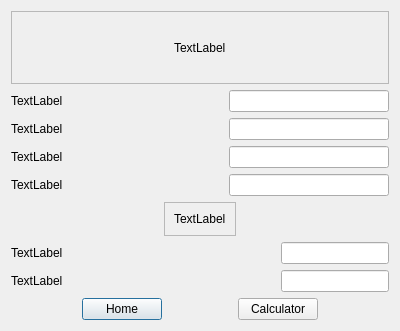
<?xml version="1.0" encoding="UTF-8"?>
<ui version="4.0">
 <class>Rpm</class>
 <widget class="QDialog" name="Rpm">
  <property name="geometry">
   <rect>
    <x>0</x>
    <y>0</y>
    <width>400</width>
    <height>331</height>
   </rect>
  </property>
  <property name="windowTitle">
   <string>Dialog</string>
  </property>
  <layout class="QVBoxLayout" name="verticalLayout_3">
   <item>
    <widget class="QFrame" name="frame_2">
     <property name="frameShape">
      <enum>QFrame::Shape::StyledPanel</enum>
     </property>
     <property name="frameShadow">
      <enum>QFrame::Shadow::Raised</enum>
     </property>
     <layout class="QVBoxLayout" name="verticalLayout_4">
      <item alignment="Qt::AlignmentFlag::AlignHCenter">
       <widget class="QLabel" name="label_8">
        <property name="text">
         <string>TextLabel</string>
        </property>
       </widget>
      </item>
     </layout>
    </widget>
   </item>
   <item>
    <layout class="QVBoxLayout" name="verticalLayout">
     <property name="bottomMargin">
      <number>0</number>
     </property>
     <item>
      <layout class="QHBoxLayout" name="horizontalLayout_2">
       <item>
        <widget class="QLabel" name="label">
         <property name="text">
          <string>TextLabel</string>
         </property>
        </widget>
       </item>
       <item>
        <spacer name="horizontalSpacer_4">
         <property name="orientation">
          <enum>Qt::Orientation::Horizontal</enum>
         </property>
         <property name="sizeHint" stdset="0">
          <size>
           <width>40</width>
           <height>20</height>
          </size>
         </property>
        </spacer>
       </item>
       <item>
        <widget class="QLineEdit" name="lineEdit"/>
       </item>
      </layout>
     </item>
     <item>
      <layout class="QHBoxLayout" name="horizontalLayout_3">
       <item>
        <widget class="QLabel" name="label_2">
         <property name="text">
          <string>TextLabel</string>
         </property>
        </widget>
       </item>
       <item>
        <spacer name="horizontalSpacer_5">
         <property name="orientation">
          <enum>Qt::Orientation::Horizontal</enum>
         </property>
         <property name="sizeHint" stdset="0">
          <size>
           <width>40</width>
           <height>20</height>
          </size>
         </property>
        </spacer>
       </item>
       <item>
        <widget class="QLineEdit" name="lineEdit_2">
         <property name="sizePolicy">
          <sizepolicy hsizetype="MinimumExpanding" vsizetype="Fixed">
           <horstretch>0</horstretch>
           <verstretch>0</verstretch>
          </sizepolicy>
         </property>
        </widget>
       </item>
      </layout>
     </item>
     <item>
      <layout class="QHBoxLayout" name="horizontalLayout_4">
       <item>
        <widget class="QLabel" name="label_3">
         <property name="text">
          <string>TextLabel</string>
         </property>
        </widget>
       </item>
       <item>
        <spacer name="horizontalSpacer_6">
         <property name="orientation">
          <enum>Qt::Orientation::Horizontal</enum>
         </property>
         <property name="sizeHint" stdset="0">
          <size>
           <width>40</width>
           <height>20</height>
          </size>
         </property>
        </spacer>
       </item>
       <item>
        <widget class="QLineEdit" name="lineEdit_3"/>
       </item>
      </layout>
     </item>
     <item>
      <layout class="QHBoxLayout" name="horizontalLayout_5">
       <item>
        <widget class="QLabel" name="label_4">
         <property name="text">
          <string>TextLabel</string>
         </property>
        </widget>
       </item>
       <item>
        <spacer name="horizontalSpacer_7">
         <property name="orientation">
          <enum>Qt::Orientation::Horizontal</enum>
         </property>
         <property name="sizeHint" stdset="0">
          <size>
           <width>40</width>
           <height>20</height>
          </size>
         </property>
        </spacer>
       </item>
       <item>
        <widget class="QLineEdit" name="lineEdit_4"/>
       </item>
      </layout>
     </item>
     <item alignment="Qt::AlignmentFlag::AlignHCenter">
      <widget class="QFrame" name="frame">
       <property name="frameShape">
        <enum>QFrame::Shape::StyledPanel</enum>
       </property>
       <property name="frameShadow">
        <enum>QFrame::Shadow::Raised</enum>
       </property>
       <layout class="QVBoxLayout" name="verticalLayout_2">
        <item>
         <widget class="QLabel" name="label_5">
          <property name="text">
           <string>TextLabel</string>
          </property>
         </widget>
        </item>
       </layout>
      </widget>
     </item>
     <item>
      <layout class="QHBoxLayout" name="horizontalLayout_6">
       <item>
        <widget class="QLabel" name="label_6">
         <property name="text">
          <string>TextLabel</string>
         </property>
        </widget>
       </item>
       <item>
        <spacer name="horizontalSpacer_8">
         <property name="orientation">
          <enum>Qt::Orientation::Horizontal</enum>
         </property>
         <property name="sizeHint" stdset="0">
          <size>
           <width>40</width>
           <height>20</height>
          </size>
         </property>
        </spacer>
       </item>
       <item>
        <widget class="QLineEdit" name="lineEdit_5">
         <property name="sizePolicy">
          <sizepolicy hsizetype="Minimum" vsizetype="Fixed">
           <horstretch>0</horstretch>
           <verstretch>0</verstretch>
          </sizepolicy>
         </property>
        </widget>
       </item>
      </layout>
     </item>
     <item>
      <layout class="QHBoxLayout" name="horizontalLayout_7">
       <item>
        <widget class="QLabel" name="label_7">
         <property name="text">
          <string>TextLabel</string>
         </property>
        </widget>
       </item>
       <item>
        <spacer name="horizontalSpacer_9">
         <property name="orientation">
          <enum>Qt::Orientation::Horizontal</enum>
         </property>
         <property name="sizeHint" stdset="0">
          <size>
           <width>40</width>
           <height>20</height>
          </size>
         </property>
        </spacer>
       </item>
       <item>
        <widget class="QLineEdit" name="lineEdit_6">
         <property name="sizePolicy">
          <sizepolicy hsizetype="Minimum" vsizetype="Fixed">
           <horstretch>0</horstretch>
           <verstretch>0</verstretch>
          </sizepolicy>
         </property>
        </widget>
       </item>
      </layout>
     </item>
    </layout>
   </item>
   <item>
    <layout class="QHBoxLayout" name="horizontalLayout">
     <item>
      <spacer name="horizontalSpacer">
       <property name="orientation">
        <enum>Qt::Orientation::Horizontal</enum>
       </property>
       <property name="sizeHint" stdset="0">
        <size>
         <width>40</width>
         <height>20</height>
        </size>
       </property>
      </spacer>
     </item>
     <item>
      <widget class="QPushButton" name="home">
       <property name="text">
        <string>Home</string>
       </property>
      </widget>
     </item>
     <item>
      <spacer name="horizontalSpacer_3">
       <property name="orientation">
        <enum>Qt::Orientation::Horizontal</enum>
       </property>
       <property name="sizeHint" stdset="0">
        <size>
         <width>40</width>
         <height>20</height>
        </size>
       </property>
      </spacer>
     </item>
     <item>
      <widget class="QPushButton" name="calculator">
       <property name="text">
        <string>Calculator</string>
       </property>
      </widget>
     </item>
     <item>
      <spacer name="horizontalSpacer_2">
       <property name="orientation">
        <enum>Qt::Orientation::Horizontal</enum>
       </property>
       <property name="sizeHint" stdset="0">
        <size>
         <width>40</width>
         <height>20</height>
        </size>
       </property>
      </spacer>
     </item>
    </layout>
   </item>
  </layout>
 </widget>
 <resources/>
 <connections/>
</ui>
